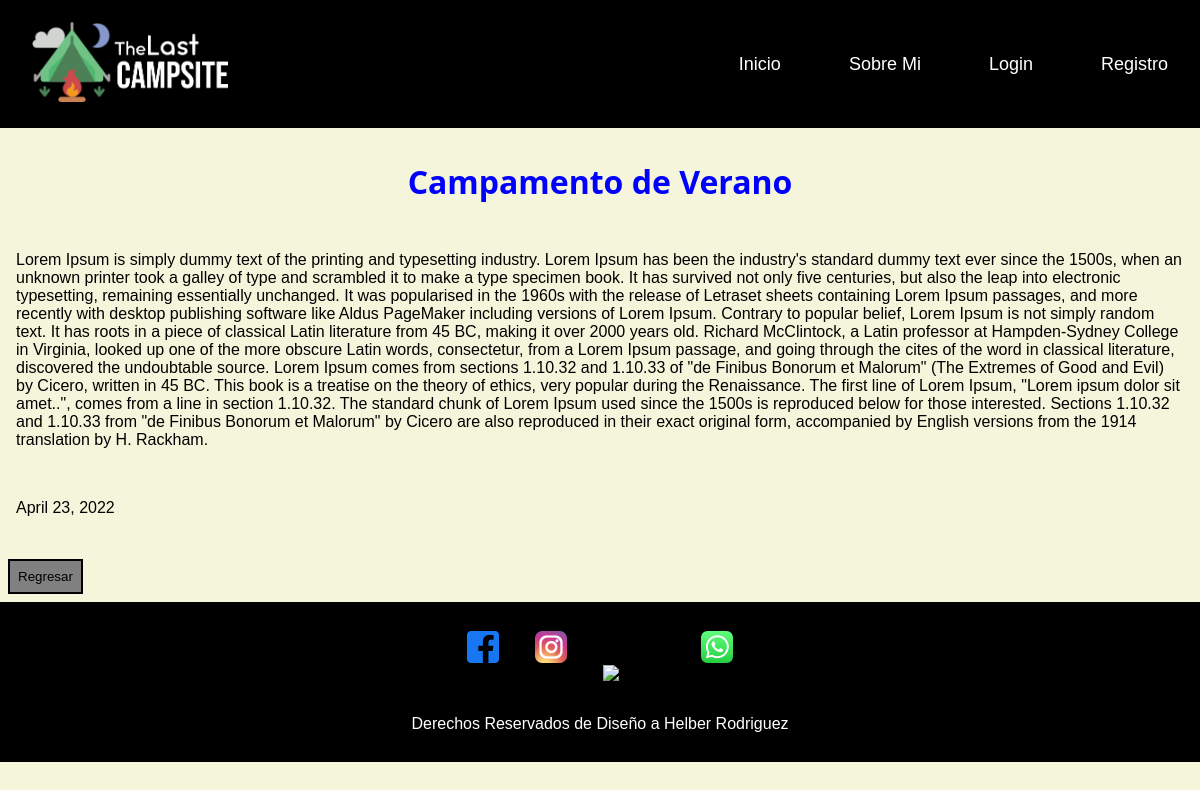
Screenshot of /detalleArticulo/1/ with the database file from the repository.
### blog/models.py (models this page shows, shortened)
class Articulo(models.Model):
    titulo = models.CharField(max_length=300)
    contenido = models.CharField(max_length=200000)
    resumen = models.CharField(max_length=20000)
    imagen = models.CharField(max_length=3000)
    fecha = models.DateField()

### blog/views.py (the view)
# urls.py: path("detalleArticulo/<id>/", views.detalleArticulo, name="detalle"),
def detalleArticulo(request, id):
    articulo = Articulo.objects.get(id=id)
    contexto= {"articulo":articulo}
    return render(request, "blog/articulos_detalle.html", contexto)

### blog/templates/blog/articulos_detalle.html (shortened to what this page needs)
{% extends "blog/padre.html" %}
{% load static %}
{% block contenidoCambia %}
    <article class="articulo_detalle">
        <h1 class="titulo">{{articulo.titulo}}</h1>
        <p>{{articulo.contenido}}</p><br>
        <p>{{articulo.fecha}}</p><br>
        <a class="btn" href="{% url 'inicio' %}">
            <button>Regresar</button>
        </a>
    </article>
{% endblock %}

### blog/templates/blog/padre.html (shortened to what this page needs)
<!DOCTYPE html>
<html lang="en">
<head>
  {% load static %}
  <link rel="stylesheet" href="{% static 'blog/css/styles.css' %}">
</head>
<body>
  <header>
    <div class="logo">
      <a href="">
        <img src="{% static 'blog/img/logo.png' %}" alt="Logo">
      </a>
    </div>
    <div class="nav">
      <a class="btn-nav" href="{% url 'inicio' %}">Inicio</a>
      <a class="btn-nav" href="{% url 'about' %}">Sobre Mi</a>
      {% if not request.user.is_authenticated %}
        <a class="btn-nav" href="{% url 'login' %}">Login</a>
        <a class="btn-nav" href="{% url 'registro' %}">Registro</a>
      {% endif %}
    </div>
  </header>
  {% block contenidoCambia %}
  {% endblock %}
  <footer>
    <div class="redes">
      <img src="{% static 'blog/img/facebook.png' %}" alt="Facebook">
      <img src="{% static 'blog/img/instagram.png' %}" alt="Instagram">
      <img src="{% static 'blog/img/twitter.png' %}" alt="Twitter">
      <img src="{% static 'blog/img/whatsapp.png' %}" alt="Whatsapp">
    </div>
    <div class="derechos">
      <p>Derechos Reservados de Diseño a Helber Rodriguez</p>
    </div>
  </footer>
</body>
</html>

### blog/static/blog/css/styles.css (style rules this page uses)
* { margin: 0; padding: 0; }
body { background-color: beige; }
header { height: 8rem; background-color: black; display: flex; flex-direction: row; align-items: center; justify-content: space-between; }
footer { height: 10rem; background-color: black; display: flex; flex-direction: column; flex-wrap: wrap; align-items: center; justify-content: center; }
p { font-family: Verdana, Geneva, Tahoma, sans-serif; padding: 1rem; }
.logo a img { height: 5rem; padding: 2rem; }
.nav a { font-style: none; text-decoration: none; padding: 2rem; color: white; font-family: Verdana, Geneva, Tahoma, sans-serif; font-size: 18px; }
.titulo { font-size: 2rem; color: blue; font-family: 'Segoe UI', Tahoma, Geneva, Verdana, sans-serif; text-align: center; padding: 2rem; }
.btn button { margin: 0.5rem; padding: 0.5rem; border: 2px solid black; background-color: gray; }
.articulo_detalle { display: flex; flex-direction: column; justify-content: center; }
.redes img { height: 2rem; padding: 1rem; }
.derechos p { color: white; font-family: Verdana, Geneva, Tahoma, sans-serif; font-size: 1rem; }

### rows the page displays
Articulo: titulo "Campamento de Verano", contenido "Lorem Ipsum is simply dummy text of the printing and typesetting industry. Lorem Ipsum has been the industry's standard dummy text ever since the 1500s, when an unknown printer took a galley of type and scrambled it to make a type specimen book. It has survived not only five centuries, but also the leap into electronic typesetting, remaining essentially unchanged. It was popularised in the 1960s with the release of Letraset sheets containing Lorem Ipsum passages, and more recently with desktop publishing software like Aldus PageMaker including versions of Lorem Ipsum. Contrary to popular belief, Lorem Ipsum is not simply random text. It has roots in a piece of classical Latin literature…", fecha "April 23, 2022"
